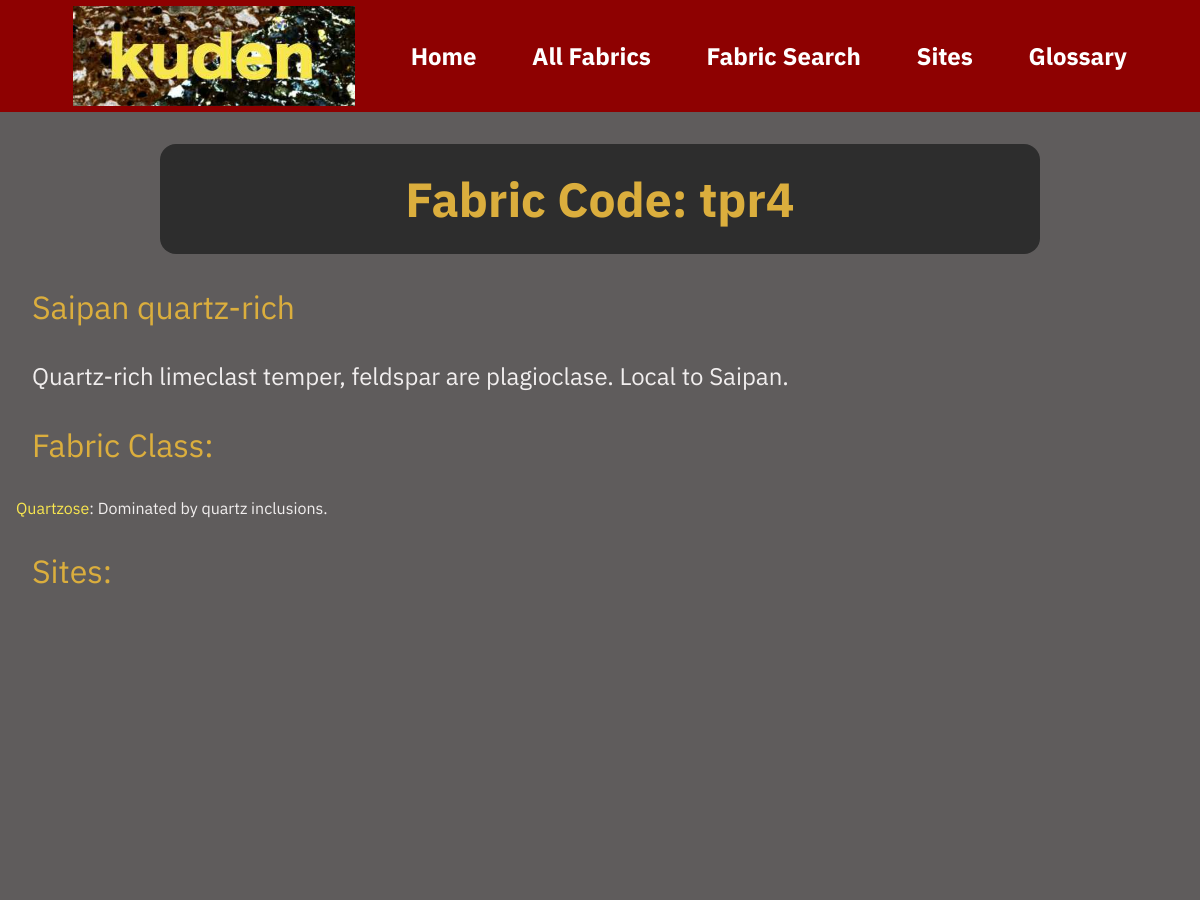
The page /tpr4 (upper part) on the database as committed earlier.
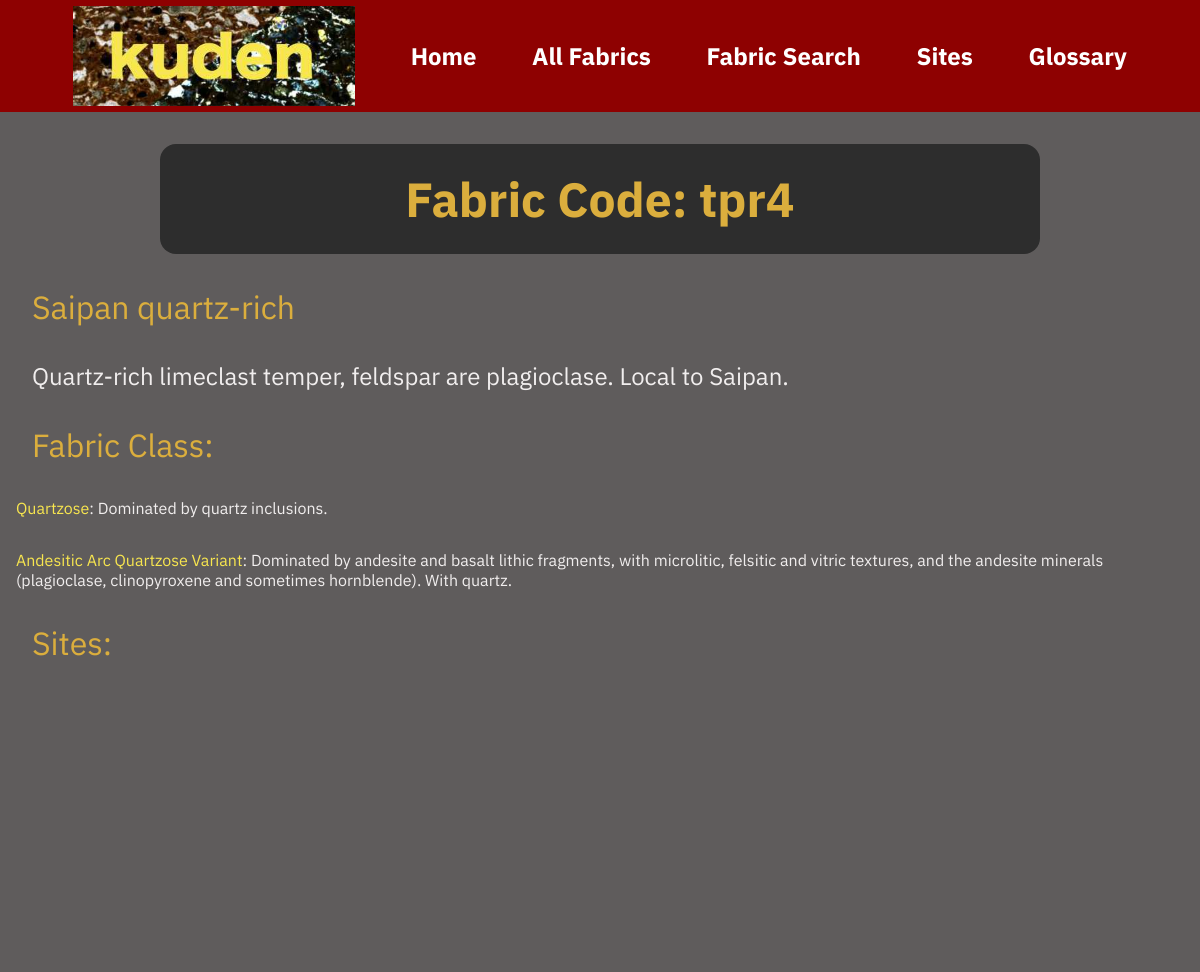
The same page on the database as committed later.
### fabrics2/models.py (models this page shows, shortened)
class Fabric(models.Model):
    slug = models.SlugField(default="", blank=True, null=False, db_index=True)
    name = models.CharField(default="tpr", max_length=20)
    desc = models.CharField(null=True, max_length=100)
    region = models.CharField(null=True, max_length=100)
    superfabrics = models.ManyToManyField(SuperFabric, related_name="fabrics", blank=True)
    lithologies = models.ManyToManyField(Lithology, related_name="fabrics", blank=True)
    calcareous_min = models.IntegerField(default="0", validators=[MinValueValidator(0), MaxValueValidator(6)])
    calcareous_max = models.IntegerField(default="0", validators=[MinValueValidator(0), MaxValueValidator(6)])
    feldspar_min = models.IntegerField(default="0", validators=[MinValueValidator(0), MaxValueValidator(6)])
    feldspar_max = models.IntegerField(default="0", validators=[MinValueValidator(0), MaxValueValidator(6)])
    quartz_min = models.IntegerField(default="0", validators=[MinValueValidator(0), MaxValueValidator(6)])
    quartz_max = models.IntegerField(default="0", validators=[MinValueValidator(0), MaxValueValidator(6)])
    pyroxene_min = models.IntegerField(default="0", validators=[MinValueValidator(0), MaxValueValidator(6)])
    pyroxene_max = models.IntegerField(default="0", validators=[MinValueValidator(0), MaxValueValidator(6)])
    amphibole_min = models.IntegerField(default="0", validators=[MinValueValidator(0), MaxValueValidator(6)])
    amphibole_max = models.IntegerField(default="0", validators=[MinValueValidator(0), MaxValueValidator(6)])
    opaque_min = models.IntegerField(default="0", validators=[MinValueValidator(0), MaxValueValidator(6)])
    opaque_max = models.IntegerField(default="0", validators=[MinValueValidator(0), MaxValueValidator(6)])
    olivine_min = models.IntegerField(default="0", validators=[MinValueValidator(0), MaxValueValidator(6)])
    olivine_max = models.IntegerField(default="0", validators=[MinValueValidator(0), MaxValueValidator(6)])
    biotite_min = models.IntegerField(default="0", validators=[MinValueValidator(0), MaxValueValidator(6)])
    biotite_max = models.IntegerField(default="0", validators=[MinValueValidator(0), MaxValueValidator(6)])
    muscovite_min = models.IntegerField(default="0", validators=[MinValueValidator(0), MaxValueValidator(6)])
    muscovite_max = models.IntegerField(default="0", validators=[MinValueValidator(0), MaxValueValidator(6)])
    epidote_min = models.IntegerField(default="0", validators=[MinValueValidator(0), MaxValueValidator(6)])
    epidote_max = models.IntegerField(default="0", validators=[MinValueValidator(0), MaxValueValidator(6)])
    igneous_rock_fragments_min = models.IntegerField(default="0", validators=[MinValueValidator(0), MaxValueValidator(6)])
    igneous_rock_fragments_max = models.IntegerField(default="0", validators=[MinValueValidator(0), MaxValueValidator(6)])
    sedimentary_metasedimentary_min = models.IntegerField(default="0", validators=[MinValueValidator(0), MaxValueValidator(6)])
    sedimentary_metasedimentary_max = models.IntegerField(default="0", validators=[MinValueValidator(0), MaxValueValidator(6)])
    grog_min = models.IntegerField(default="0", validators=[MinValueValidator(0), MaxValueValidator(6)])
    grog_max = models.IntegerField(default="0", validators=[MinValueValidator(0), MaxValueValidator(6)])
    garnet_min = models.IntegerField(default="0", validators=[MinValueValidator(0), MaxValueValidator(6)])
    garnet_max = models.IntegerField(default="0", validators=[MinValueValidator(0), MaxValueValidator(6)])
    lithics = models.CharField(null=True, max_length=100)
    vitric = models.BooleanField(default=False)
    felsitic = models.BooleanField(default=False)
    microlitic = models.BooleanField(default=False)
    microphaneritic = models.BooleanField(default=False)
    lathwork = models.BooleanField(default=False)
    metavolcanic = models.BooleanField(default=False)
    plutonite = models.BooleanField(default=False)
    amphibolite = models.BooleanField(default=False)
    tectonite = models.BooleanField(default=False)
    argillitic = models.BooleanField(default=False)
    chert = models.BooleanField(default=False)
    quartzite = models.BooleanField(default=False)
    siltstone = models.BooleanField(default=False)
    limeclast = models.BooleanField(default=False)
    comments = models.CharField(null=True, max_length=500)
    refs = models.ManyToManyField(Report, related_name="fabrics", blank=True)
    has_full = models.BooleanField(default=False)
    has_image = models.BooleanField(default=False)

class SuperFabric(models.Model):
    slug = models.SlugField(default="", blank= True, null = False, db_index=True)
    name = models.CharField(max_length= 50)
    desc = models.CharField(null=True, max_length= 200, blank=True)
    comments = models.TextField(null=True, blank=True)

### fabrics2/views.py (the view)
# urls.py: path("<slug:slug>", views.fabric, name="fabric-type"),
def fabric(request, slug):
    identified_fabric = get_object_or_404(Fabric, slug=slug)
    id_fabrics = identified_fabric.slides.all()
    return render(request, "fabrics2/fabric.html", {
        "fabric": identified_fabric,
        "fabric_slides": id_fabrics,
        "fabric_references": identified_fabric.refs.all(),
        "fabric_sites": identified_fabric.sites.all(),
        "superfabrics": identified_fabric.superfabrics.all(),
        "mbsu": mbsu,
        "volcanoes": Volcano.objects.all(),
        "thsu":thsu
    })

### fabrics2/models.py (called while the page is built)
    def __str__(self):
        return f"{self.name} ({self.island})"

### fabrics2/templates/fabrics2/fabric.html (shortened to what this page needs)
{% extends "base.html" %}
{% load static %}
{% block css_files %}
  <link rel="stylesheet" href="{% static "fabrics2/fabric.css" %}">
  <link rel="stylesheet" href="{% static "fabrics2/abuntable.css" %}">
  <link rel="stylesheet" href="{% static "fabrics2/header.css" %}">
  <link rel="stylesheet" href="{% static "fabrics2/leaflet.css" %}">
{% endblock %}
{% block content %} {% include "fabrics2/includes/header.html" %}
<h1>Fabric Code: {{ fabric.slug }}</h1>
  <h2>{{ fabric.desc }}</h2>
  <h3 id="des">{{ fabric.comments }}</h3>
  <h2>Fabric Class:</h2>
  {% for sf in superfabrics %}
 <p> <a href="{% url "superfabric-type" sf.slug %}">{{ sf.name}}</a>: {{sf.desc}}</p>
  {% endfor %}
  <h2>Sites: </h2>
  {% if fabric_sites %}
    <div id="map"></div>
    <div> <p id="targetSite"></p><div>
  {% else %} <p>No site information available.</p>
  {% endif %}
  {% if fabric_slides %}
    {% for slide in fabric_slides %}
      <br>
    {% endfor %}
  {% else %}
    <p>No representative slide details available.</p>
  {% endif%}
{% endblock %}

### templates/base.html (shortened to what this page needs)
{% load static %}
<!DOCTYPE html>
<html lang="en">
  <head>
   <link rel="stylesheet" href="{% static "styles.css"%}">
    {%block css_files %}{% endblock %}
  </head>
  <body>
    {% block content %}{% endblock %}
  </body>
</html>

### fabrics2/templates/fabrics2/includes/header.html
{% load static %}
<header>
  <nav>
    <img src="{% static "images/KudenLogo.jpg" %}" alt="vimipo_logo" height="100"> &emsp; &emsp; &emsp;
    <a href="{% url "home" %}">Home</a> &emsp; &emsp; &emsp;
    <a href="{% url "index" 0 %}">All Fabrics</a> &emsp; &emsp; &emsp;
    <a href="{% url "search" %}">Fabric Search</a> &emsp; &emsp; &emsp;
    <a href="{% url "site-index" %}">Sites</a> &emsp; &emsp; &emsp;
    <a href="{% url "glossary" %}">Glossary</a>
  </nav>
</header>

### fabrics2/templates/fabrics2/includes/abuntable.html (shortened to what this page needs)
{% load static %}

### fabrics2/templates/fabrics2/includes/footer.html (shortened to what this page needs)
{% load static %}

### static/styles.css (style rules this page uses)
html { font-family: 'IBM Plex Sans', sans-serif; }
body { margin: 0rem 0rem 0rem 0rem; background-color: #5f5c5c; color: #f1eeee; }
p { font-size: 1rem; font-weight: normal; text-align: left; color: #f1eeee; margin: 2rem 2rem 1rem 1rem; }
h1 { font-size: 3rem; font-weight: bold; text-align: center; color: #dbae3d; margin: 2rem 10rem 1rem 10rem; background-color: #2d2d2d; border-radius: 16px; padding: 1.5rem; }
h2 { font-size: 2rem; text-align: left; color: #dbae3d; font-weight: normal; margin: 4rem 2rem 0rem 1rem; }
h3 { font-size: 1.5rem; text-align: left; color: #dbae3d; font-weight: normal; margin: 2rem 2rem 0rem 2rem; }
a { text-decoration: none; color: #f8e64f }

### fabrics2/static/fabrics2/fabric.css (style rules this page uses)
#map { width: 1000px; height: 400px; margin: 2rem 2rem 1rem 1rem; float: left; }
#des { color: #f1eeee; }
h1 { font-size: 3rem; }
h2 { font-size: 2rem; text-align: left; font-weight: normal; margin: 2rem 2rem 1rem 2rem; }
h3 { color: #db7f3d; text-decoration: none; }

### fabrics2/static/fabrics2/header.css (style rules this page uses)
header { width: 100%; height: 7rem; background-color: #8e0101; margin: 0 0 1rem 0; }
header nav { width: 100%; height: 100%; display: flex; justify-content: center; align-items: center; }
header nav a { color: white; font-size: 1.5rem; font-weight: bold; }

Rows that differ between the two databases and show on the page:
added SuperFabric: name "Andesitic Arc Quartzose Variant", desc "Dominated by andesite and basalt lithic fragments, with microlitic, felsitic and vitric textures, and the andesite minerals (plagioclase, clinopyroxene and sometimes hornblende). With quartz."
